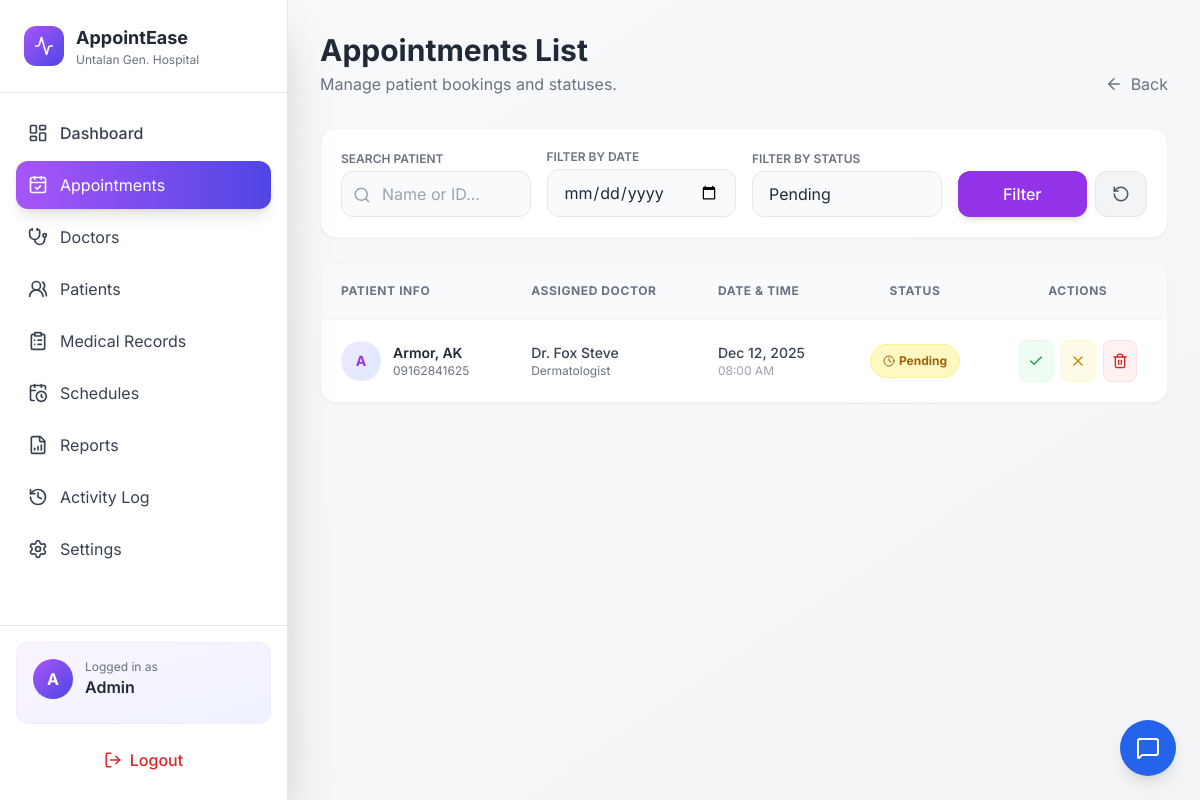
Page /appointment_list_report.php?status=2 (signed in) on the committed database.
### tables this page shows
CREATE TABLE `tblappointment` (
  `id` int(11) NOT NULL,
  `booking_date` date NOT NULL,
  `booking_time` time DEFAULT NULL,
  `user_id` varchar(30) NOT NULL,
  `doctor` varchar(30) NOT NULL,
  `status` int(11) NOT NULL,
  `reminder_sent` tinyint(1) NOT NULL DEFAULT 0,
  `reminder_sent_at` datetime DEFAULT NULL
);

CREATE TABLE `tblinfo` (
  `id` int(11) NOT NULL,
  `user_id` varchar(30) NOT NULL,
  `last_name` varchar(40) NOT NULL,
  `first_name` varchar(50) NOT NULL,
  `middle_name` varchar(40) NOT NULL,
  `specialization` varchar(30) NOT NULL,
  `bdate` date NOT NULL,
  `gender` varchar(10) NOT NULL,
  `address` varchar(200) NOT NULL,
  `contact` varchar(20) NOT NULL,
  `image` varchar(255) DEFAULT NULL
);

### controllers/appointment_list_data.php (called while the page is built, shortened)
<?php
require_once 'db.php';
$filter_search = $_GET['search'] ?? '';
$filter_date = $_GET['date'] ?? '';
$filter_status = $_GET['status'] ?? 'all';
$sql = "SELECT a.id, a.booking_date, a.booking_time, a.status, a.user_id,
              p.first_name AS pfirst, p.last_name AS plast, p.contact, p.image,
              d.first_name AS dfirst, d.last_name AS dlast, d.specialization
        FROM tblappointment a
        LEFT JOIN tblinfo p ON p.user_id = a.user_id
        LEFT JOIN tblinfo d ON d.user_id = a.doctor
        WHERE 1=1";
$params = [];
if ($filter_status !== 'all') {
    $sql .= " AND a.status = ?";
    $params[] = $filter_status;
}
$sql .= " ORDER BY a.booking_date DESC, a.id DESC";
try {
    $stmt = $pdo->prepare($sql);
    $stmt->execute($params);
    $appointments = $stmt->fetchAll(PDO::FETCH_ASSOC);
} catch (Exception $e) {
    $appointments = [];
    $error = "Database Error: " . $e->getMessage();
}

### appointment_list_report.php (the view, shortened to what this page needs)
<?php
include __DIR__ . '/controllers/appointment_list_data.php';
?>
<!doctype html>
<html lang="en">
<head>
  <script src="https://cdn.tailwindcss.com"></script>
</head>
<body class="bg-gradient-to-br from-gray-50 to-gray-100 text-gray-800">
  <div class="flex h-screen overflow-hidden">
    <?php include 'includes/admin_sidebar.php'; ?>
    <main class="flex-1 overflow-auto">
      <div class="p-8">
        <div class="flex justify-between items-end mb-8">
            <div>
                <h1 class="text-3xl font-bold text-gray-800">Appointments List</h1>
                <p class="text-gray-500 mt-1">Manage patient bookings and statuses.</p>
            </div>
            <div class="flex gap-3">
                <a href="admin_home.php" class="text-gray-500 hover:text-purple-600 flex items-center gap-2 transition">
                    <i data-lucide="arrow-left" width="18"></i> Back
                </a>
            </div>
        </div>
        <div class="bg-white p-5 rounded-2xl shadow-sm border border-gray-100 mb-6">
            <form method="GET" class="grid grid-cols-1 md:grid-cols-4 gap-4 items-end">
                <div class="col-span-1 md:col-span-1">
                    <label class="block text-xs font-semibold text-gray-500 uppercase mb-1">Search Patient</label>
                    <div class="relative">
                        <i data-lucide="search" class="absolute left-3 top-3 text-gray-400" width="18"></i>
                        <input type="text" name="search" value="<?= htmlspecialchars($filter_search) ?>"
                               class="w-full pl-10 pr-4 py-2.5 bg-gray-50 border border-gray-200 rounded-xl focus:outline-none focus:border-purple-500"
                               placeholder="Name or ID...">
                    </div>
                </div>
                <div>
                    <label class="block text-xs font-semibold text-gray-500 uppercase mb-1">Filter by Date</label>
                    <input type="date" name="date" value="<?= htmlspecialchars($filter_date) ?>"
                           class="w-full px-4 py-2.5 bg-gray-50 border border-gray-200 rounded-xl focus:outline-none focus:border-purple-500">
                </div>
                <div>
                    <label class="block text-xs font-semibold text-gray-500 uppercase mb-1">Filter by Status</label>
                    <select name="status" class="w-full px-4 py-2.5 bg-gray-50 border border-gray-200 rounded-xl focus:outline-none focus:border-purple-500 appearance-none">
                        <option value="2" <?= $filter_status === '2' ? 'selected' : '' ?>>Pending</option>
                    </select>
                </div>
                <div class="flex gap-2">
                    <button type="submit" class="px-6 py-2.5 bg-purple-600 hover:bg-purple-700 text-white rounded-xl transition shadow-md flex-1 font-medium">
                        Filter
                    </button>
                    <a href="appointment_list_report.php" class="px-4 py-2.5 bg-gray-100 hover:bg-gray-200 text-gray-600 rounded-xl transition border border-gray-200" title="Reset">
                        <i data-lucide="rotate-ccw" width="18"></i>
                    </a>
                </div>
            </form>
        </div>
        <div class="bg-white rounded-2xl shadow-sm border border-gray-100 overflow-hidden">
            <div class="overflow-x-auto">
                <table class="w-full text-left border-collapse">
                    <thead class="bg-gray-50 border-b border-gray-100">
                        <tr>
                            <th class="p-5 text-xs font-bold text-gray-500 uppercase tracking-wider">Patient Info</th>
                            <th class="p-5 text-xs font-bold text-gray-500 uppercase tracking-wider">Assigned Doctor</th>
                            <th class="p-5 text-xs font-bold text-gray-500 uppercase tracking-wider">Date & Time</th>
                            <th class="p-5 text-xs font-bold text-gray-500 uppercase tracking-wider text-center">Status</th>
                            <th class="p-5 text-xs font-bold text-gray-500 uppercase tracking-wider text-center">Actions</th>
                        </tr>
                    </thead>
                    <tbody class="divide-y divide-gray-100 text-sm">
                        <?php if(empty($appointments)): ?>
                            <tr>
                                <td colspan="5" class="p-8 text-center text-gray-500">
                                    <div class="flex flex-col items-center justify-center gap-2">
                                        <i data-lucide="calendar-x" width="32" class="text-gray-300"></i>
                                        <p>No appointments found matching your filters.</p>
                                    </div>
                                </td>
                            </tr>
                        <?php else: foreach($appointments as $apt):
                            $patientName = $apt['pfirst'] ? trim($apt['plast'] . ', ' . $apt['pfirst']) : 'Guest User';
                            $doctorName = $apt['dfirst'] ? trim('Dr. ' . $apt['dlast'] . ' ' . $apt['dfirst']) : 'Unassigned';
                            $status = (int)$apt['status'];
                            switch ($status) {
                                case 2:
                                    $statusBadge = '<span class="px-3 py-1 rounded-full text-xs font-bold bg-yellow-100 text-yellow-700 border border-yellow-200 inline-flex items-center gap-1"><i data-lucide="clock" width="12"></i> Pending</span>';
                                    break;
                            }
                        ?>
                        <tr class="hover:bg-gray-50 transition group">
                            <td class="p-5">
                                <div class="flex items-center gap-3">
                                    <div class="w-10 h-10 rounded-full bg-gradient-to-br from-purple-100 to-blue-100 text-purple-600 flex items-center justify-center font-bold text-sm">
                                        <?= strtoupper(substr($patientName, 0, 1)) ?>
                                    </div>
                                    <div>
                                        <p class="font-semibold text-gray-800"><?= htmlspecialchars($patientName) ?></p>
                                        <p class="text-xs text-gray-500"><?= htmlspecialchars($apt['contact'] ?: 'No Contact') ?></p>
                                    </div>
                                </div>
                            </td>
                            <td class="p-5">
                                <p class="text-sm font-medium text-gray-700"><?= htmlspecialchars($doctorName) ?></p>
                                <p class="text-xs text-gray-500"><?= htmlspecialchars($apt['specialization'] ?? 'General') ?></p>
                            </td>
                            <td class="p-5">
                                <div class="flex flex-col">
                                    <span class="text-sm font-medium text-gray-700"><?= date('M d, Y', strtotime($apt['booking_date'])) ?></span>
                                    <span class="text-xs text-gray-400"><?= $apt['booking_time'] ? date('h:i A', strtotime($apt['booking_time'])) : '--:--' ?></span>
                                </div>
                            </td>
                            <td class="p-5 text-center">
                                <?= $statusBadge ?>
                            </td>
                            <td class="p-5 text-center">
                                <div class="flex items-center justify-center gap-2 opacity-100">
                                    <?php if($status == 2): ?>
                                    <form method="POST" class="inline">
                                        <button type="submit" name="update_status" class="p-2 bg-green-50 text-green-600 rounded-lg hover:bg-green-100 transition border border-green-100" title="Confirm">
                                            <i data-lucide="check" width="16"></i>
                                        </button>
                                    </form>
                                    <?php endif; ?>
                                    <?php if($status == 2 || $status == 1): ?>
                                    <form method="POST" class="inline">
                                        <button type="submit" name="update_status" class="p-2 bg-yellow-50 text-yellow-600 rounded-lg hover:bg-yellow-100 transition border border-yellow-100" title="Cancel">
                                            <i data-lucide="x" width="16"></i>
                                        </button>
                                    </form>
                                    <?php endif; ?>
                                    <form method="POST" class="inline" onsubmit="return confirm('Are you sure you want to permanently delete this record?');">
                                        <button type="submit" name="delete_appointment" class="p-2 bg-red-50 text-red-600 rounded-lg hover:bg-red-100 transition border border-red-100" title="Delete">
                                            <i data-lucide="trash-2" width="16"></i>
                                        </button>
                                    </form>
                                </div>
                            </td>
                        </tr>
                        <?php endforeach; endif; ?>
                    </tbody>
                </table>
            </div>
        </div>
      </div>
    </main>
  </div>
</body>
</html>

### appointment_list_report.php (style rules this page uses)
* { font-family: 'Inter', sans-serif; }

### rows in the picture
tblappointment: tblinfo.first_name+last_name "A", tblinfo.first_name+last_name "Armor, AK", tblinfo.contact "09162841625", tblinfo.first_name+last_name "Dr. Fox Steve", tblinfo.specialization "Dermatologist", booking_date "Dec 12, 2025", booking_time "08:00 AM", status 2 (drawn)

### other values in the picture
substr($sidebarName, 0, 1) "A"
$sidebarName "Admin"
